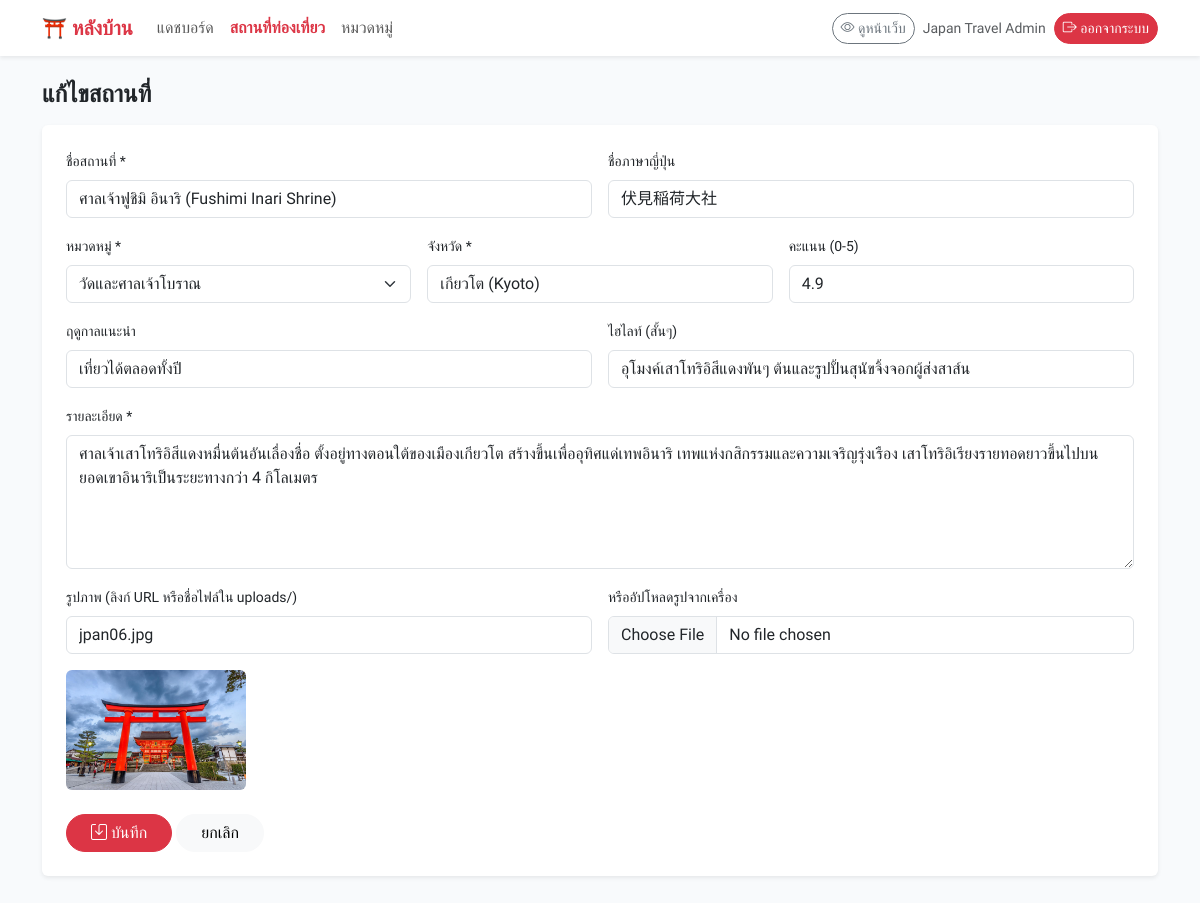
/place_form.php?id=2 (signed in), run on the app's committed database.
### tables this page shows
CREATE TABLE `places` (
  `id` int(11) NOT NULL,
  `category_id` int(11) NOT NULL,
  `name` varchar(200) NOT NULL,
  `name_jp` varchar(200) DEFAULT NULL,
  `prefecture` varchar(100) NOT NULL,
  `description` text NOT NULL,
  `highlight` varchar(300) DEFAULT NULL,
  `image` varchar(500) DEFAULT NULL,
  `rating` decimal(2,1) DEFAULT 5.0,
  `best_season` varchar(200) DEFAULT NULL
);

CREATE TABLE `categories` (
  `id` int(11) NOT NULL,
  `name` varchar(100) NOT NULL,
  `description` text DEFAULT NULL,
  `icon` varchar(50) DEFAULT 'bi-geo-alt'
);

### config.php (called while the page is built, shortened)
<?php
function getImageUrl($image, $basePrefix = '') {
    return $basePrefix . 'uploads/' . htmlspecialchars($image);
}

### place_form.php (the view, shortened to what this page needs)
<?php
require_once __DIR__ . '/_auth.php';
$id = intval($_GET['id'] ?? 0);
$cats = $pdo->query("SELECT id, name FROM categories ORDER BY name")->fetchAll();
$place = ['category_id'=>'', 'name'=>'', 'name_jp'=>'', 'prefecture'=>'', 'description'=>'',
          'highlight'=>'', 'image'=>'', 'rating'=>'5.0', 'best_season'=>''];
if ($id > 0) {
    $s = $pdo->prepare("SELECT * FROM places WHERE id = :id");
    $s->execute([':id' => $id]);
    $row = $s->fetch();
    $place = $row;
}
$pageTitle = $id ? 'แก้ไขสถานที่' : 'เพิ่มสถานที่'; $active = 'places';
require __DIR__ . '/_header.php';
?>
<h4 class="fw-bold mb-3"><?= $pageTitle ?></h4>
<form method="POST" enctype="multipart/form-data" class="card border-0 shadow-sm p-4">
    <div class="row g-3">
        <div class="col-md-6"><label class="form-label small">ชื่อสถานที่ *</label>
            <input name="name" class="form-control" value="<?= htmlspecialchars($place['name']) ?>" required></div>
        <div class="col-md-6"><label class="form-label small">ชื่อภาษาญี่ปุ่น</label>
            <input name="name_jp" class="form-control" value="<?= htmlspecialchars($place['name_jp']) ?>"></div>
        <div class="col-md-4"><label class="form-label small">หมวดหมู่ *</label>
            <select name="category_id" class="form-select" required>
                <?php foreach ($cats as $c): ?>
                    <option value="<?= $c['id'] ?>" <?= $place['category_id'] == $c['id'] ? 'selected' : '' ?>><?= htmlspecialchars($c['name']) ?></option>
                <?php endforeach; ?>
            </select></div>
        <div class="col-md-4"><label class="form-label small">จังหวัด *</label>
            <input name="prefecture" class="form-control" value="<?= htmlspecialchars($place['prefecture']) ?>" required></div>
        <div class="col-md-4"><label class="form-label small">คะแนน (0-5)</label>
            <input type="number" step="0.1" min="0" max="5" name="rating" class="form-control" value="<?= htmlspecialchars($place['rating']) ?>"></div>
        <div class="col-md-6"><label class="form-label small">ฤดูกาลแนะนำ</label>
            <input name="best_season" class="form-control" value="<?= htmlspecialchars($place['best_season']) ?>"></div>
        <div class="col-md-6"><label class="form-label small">ไฮไลท์ (สั้นๆ)</label>
            <input name="highlight" class="form-control" value="<?= htmlspecialchars($place['highlight']) ?>"></div>
        <div class="col-12"><label class="form-label small">รายละเอียด *</label>
            <textarea name="description" rows="5" class="form-control" required><?= htmlspecialchars($place['description']) ?></textarea></div>
        <div class="col-md-6"><label class="form-label small">รูปภาพ (ลิงก์ URL หรือชื่อไฟล์ใน uploads/)</label>
            <input name="image" class="form-control" value="<?= htmlspecialchars($place['image']) ?>"></div>
        <div class="col-md-6"><label class="form-label small">หรืออัปโหลดรูปจากเครื่อง</label>
            <input type="file" name="image_file" accept=".jpg,.jpeg,.png,.webp" class="form-control"></div>
        <?php if ($place['image']): ?>
            <div class="col-12"><img src="<?= getImageUrl($place['image'], '../') ?>" height="120" class="rounded"></div>
        <?php endif; ?>
    </div>
    <div class="mt-4">
        <button class="btn btn-danger rounded-pill px-4"><i class="bi bi-save"></i> บันทึก</button>
        <a href="places.php" class="btn btn-light rounded-pill px-4">ยกเลิก</a>
    </div>
</form>
<?php require __DIR__ . '/_footer.php'; ?>

### _header.php (style rules this page uses)
body { font-family:'Prompt',sans-serif;background:#f8fafc }

### data on the page
places: name "ศาลเจ้าฟูชิมิ อินาริ (Fushimi Inari Shrine)", name_jp "伏見稲荷大社", category_id "วัดและศาลเจ้าโบราณ", prefecture "เกียวโต (Kyoto)", rating "4.9", best_season "เที่ยวได้ตลอดทั้งปี", highlight "อุโมงค์เสาโทริอิสีแดงพันๆ ต้นและรูปปั้นสุนัขจิ้งจอกผู้ส่งสาส์น", description "ศาลเจ้าเสาโทริอิสีแดงหมื่นต้นอันเลื่องชื่อ ตั้งอยู่ทางตอนใต้ของเมืองเกียวโต สร้างขึ้นเพื่ออุทิศแด่เทพอินาริ เทพแห่งกสิกรรมและความเจริญรุ่งเรือง เสาโทริอิเรียงรายทอดยาวขึ้นไปบนยอดเขาอินาริเป็นระยะทางกว่า 4 กิโลเมตร", image "jpan06.jpg", image (picture)

### other printed values
$m[1] "แดชบอร์ด"
$m[1] "สถานที่ท่องเที่ยว"
$m[1] "หมวดหมู่"
$_SESSION['admin_fullname'] "Japan Travel Admin"
$pageTitle "แก้ไขสถานที่"
